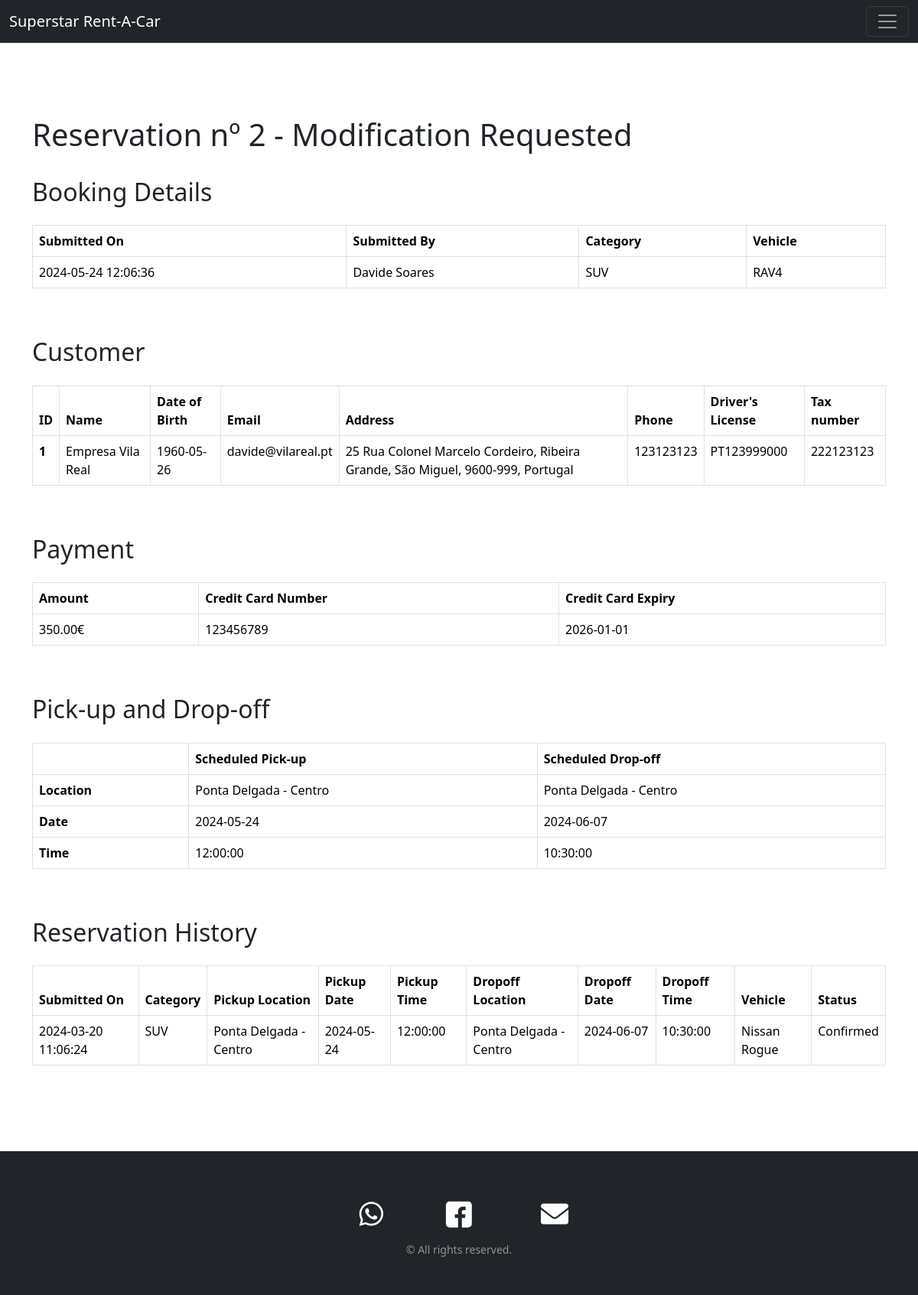
Screenshot of /project/src/html/reservationView.php?reservationId=2 (signed in) with the database file from the repository.
### tables this page shows
CREATE TABLE IF NOT EXISTS reservation (
    id INT UNSIGNED NOT NULL AUTO_INCREMENT,
    ownerUser_id INT UNSIGNED,
    PRIMARY KEY (id),
    CONSTRAINT fk_reservation_user
        FOREIGN KEY (ownerUser_id)
        REFERENCES user(id)
);

CREATE TABLE IF NOT EXISTS status (
    id INT UNSIGNED NOT NULL AUTO_INCREMENT,
    statusName VARCHAR(45) NOT NULL,
    PRIMARY KEY (id)
);

CREATE TABLE IF NOT EXISTS revision (
    id INT UNSIGNED NOT NULL AUTO_INCREMENT,
    category_id INT UNSIGNED NOT NULL,
    customer_id INT UNSIGNED NOT NULL,
    status_id INT UNSIGNED NOT NULL,
    pickupLocation_id INT UNSIGNED NOT NULL,
    dropoffLocation_id INT UNSIGNED NOT NULL,
    pickupDate DATE NOT NULL,
    dropoffDate DATE NOT NULL,
    pickupTime TIME NOT NULL,
    dropoffTime TIME NOT NULL,
    totalPrice DECIMAL(6,2) NOT NULL,
     
    vehicle_id INT UNSIGNED NOT NULL,
    submittedByUser_id INT UNSIGNED,
    submittedTimestamp TIMESTAMP NOT NULL DEFAULT CURRENT_TIMESTAMP,

     
    effectivePickupDate DATE,
    effectivePickupTime TIME,
    effectivePickupLocation_id INT UNSIGNED,
    givenByUser_id INT UNSIGNED,

     
    effectiveDropoffDate DATE,
    effectiveDropoffTime TIME,
    effectiveDropoffLocation_id INT UNSIGNED,
    collectedByUser_id INT UNSIGNED,
    
    billingAddress_id INT UNSIGNED NOT NULL,
    creditCard_id INT UNSIGNED NOT NULL,
    reservation_id INT UNSIGNED NOT NULL,
    PRIMARY KEY (id),
    CONSTRAINT fk_revision_category
        FOREIGN KEY (category_id)
        REFERENCES category(id),
    CONSTRAINT fk_revision_customer
        FOREIGN KEY (customer_id)
        REFERENCES customer(id),
    CONSTRAINT fk_revision_status
        FOREIGN KEY (status_id)
        REFERENCES status(id),
    CONSTRAINT fk_revision_pickupLocation
        FOREIGN KEY (pickupLocation_id)
        REFERENCES location(id),
    CONSTRAINT fk_revision_dropoffLocation
        FOREIGN KEY (dropoffLocation_id)
        REFERENCES location(id),
    CONSTRAINT fk_revision_vehicle
        FOREIGN KEY (vehicle_id)
        REFERENCES vehicle(id),
    CONSTRAINT fk_revision_user
        FOREIGN KEY (submittedByUser_id)
        REFERENCES user(id),
    CONSTRAINT fk_revision_effectivePickupLocation
        FOREIGN KEY (effectivePickupLocation_id)
        REFERENCES location(id),
    CONSTRAINT fk_revision_effectiveDropoffLocation
        FOREIGN KEY (effectiveDropoffLocation_id)
        REFERENCES location(id),
    CONSTRAINT fk_revision_collectedByUser
        FOREIGN KEY (collectedByUser_id)
        REFERENCES user(id),
    CONSTRAINT fk_revision_givenByUser
        FOREIGN KEY (givenByUser_id)
        REFERENCES user(id),
    CONSTRAINT fk_revision_billingAddress
        FOREIGN KEY (billingAddress_id)
        REFERENCES address(id),
    CONSTRAINT fk_revision_creditCard
        FOREIGN KEY (creditCard_id)
        REFERENCES creditCard(id),
    CONSTRAINT fk_revision_reservation
        FOREIGN KEY (reservation_id)
        REFERENCES reservation(id)
);

CREATE TABLE IF NOT EXISTS user (
    id INT UNSIGNED NOT NULL AUTO_INCREMENT,
     
    email VARCHAR(90) NOT NULL,
    passwordHash VARCHAR(200) NOT NULL,
    name VARCHAR(90) NOT NULL,
    dateOfBirth DATE NOT NULL,
    address_id INT UNSIGNED NOT NULL,
    phone VARCHAR(25) NOT NULL,
    isAdmin BOOLEAN NOT NULL DEFAULT FALSE,
    isArchived BOOLEAN NOT NULL DEFAULT FALSE,
    PRIMARY KEY(id),
    CONSTRAINT fk_user_address
        FOREIGN KEY (address_id)
        REFERENCES address(id),
    CONSTRAINT UNIQUE (email)
);

CREATE TABLE IF NOT EXISTS category (
    id INT UNSIGNED NOT NULL AUTO_INCREMENT PRIMARY KEY,
    name VARCHAR(45) NOT NULL,
    description VARCHAR(90) NOT NULL,
    dailyRate DECIMAL(5,2) NOT NULL,
    isArchived BOOLEAN NOT NULL DEFAULT FALSE
);

CREATE TABLE IF NOT EXISTS vehicle_property (
    vehicle_id INT UNSIGNED NOT NULL,
    property_id INT UNSIGNED NOT NULL,
    propertyValue VARCHAR(45) NOT NULL,
    PRIMARY KEY (vehicle_id, property_id),
    CONSTRAINT fk_vehicle_property_vehicle
        FOREIGN KEY (vehicle_id)
        REFERENCES vehicle(id),
    CONSTRAINT fk_vehicle_property_property
        FOREIGN KEY (property_id)
        REFERENCES property(id)
);

CREATE TABLE IF NOT EXISTS customer (
    id INT UNSIGNED NOT NULL AUTO_INCREMENT,
    name VARCHAR(90) NOT NULL,
    email VARCHAR(90) NOT NULL,
    dateOfBirth DATE NOT NULL,
    address_id INT UNSIGNED NOT NULL,
    phone VARCHAR(25) NOT NULL,
    driversLicense VARCHAR(25) NOT NULL,
     
     
     
    taxNumber VARCHAR(20),
    user_id INT UNSIGNED,
    isArchived BOOLEAN NOT NULL DEFAULT FALSE,
    PRIMARY KEY(id),
    CONSTRAINT fk_customer_address
        FOREIGN KEY (address_id)
        REFERENCES address(id),
    CONSTRAINT fk_customer_user
        FOREIGN KEY (user_id)
        REFERENCES user(id)
     
     
     
);

CREATE TABLE IF NOT EXISTS address (
    id INT UNSIGNED NOT NULL AUTO_INCREMENT,
    street VARCHAR(90) NOT NULL,
    doorNumber VARCHAR(10),
    apartmentNr VARCHAR(10),
    city VARCHAR(45) NOT NULL,
    district VARCHAR(45) NOT NULL,
    postalCode VARCHAR(15) NOT NULL,
    country_id INT UNSIGNED NOT NULL,
    PRIMARY KEY (id),
    CONSTRAINT fk_address_country
        FOREIGN KEY (country_id)
        REFERENCES country(id)
);

CREATE TABLE IF NOT EXISTS country (
    id INT UNSIGNED NOT NULL AUTO_INCREMENT,
    name VARCHAR(45) NOT NULL,
    code VARCHAR(6) NOT NULL,
    PRIMARY KEY (id)
);

CREATE TABLE IF NOT EXISTS creditCard (
    id INT UNSIGNED NOT NULL AUTO_INCREMENT,
    ccNumber VARCHAR(16) NOT NULL,
    ccExpiry DATE NOT NULL,
    ccCVV VARCHAR(3) NOT NULL,
    PRIMARY KEY (id)
);

CREATE TABLE location (
    id INT UNSIGNED NOT NULL AUTO_INCREMENT,
    name VARCHAR(90) NOT NULL,
    address_id INT UNSIGNED NOT NULL,
    island_id INT UNSIGNED NOT NULL,
    isArchived BOOLEAN NOT NULL DEFAULT FALSE,
    PRIMARY KEY (id),
    CONSTRAINT fk_location_address
        FOREIGN KEY (address_id)
        REFERENCES address(id),
    CONSTRAINT fk_location_island
        FOREIGN KEY (island_id)
        REFERENCES island(id)
);

### project/src/html/reservationView.php (the view, shortened to what the rows shown need)
<?php
require_once $_SERVER['DOCUMENT_ROOT'] . '/src/html/components/header.php';
try {
    $hasUser = false;
    if (!empty($_GET['reservationId'])) {
        $hasUser = true;
        $reservation = Reservation::find($_GET['reservationId']);
        $reservation->loadRelation('ownerUser', 'user');
        $revisions = $reservation->findAllRevisions();
        $latestRevision = array_pop($revisions);
    } else if (!empty($_SESSION['booking']['newRevision'])) {
        $latestRevision = unserialize($_SESSION['booking']['newRevision']);
        $latestRevision->loadReservation();
        $reservation = $latestRevision->getReservation();
        unset($_SESSION['booking']);
    }
    $latestRevision->loadAllRelations();
    $vehicle = $latestRevision->getVehicle();
    $customer = $latestRevision->getCustomer();
} catch(Exception $e) {
    $errorMsg = $e->getMessage();
}
echo getHeader();
?>
<body>
    <div class="container mt-5">
        <div class="d-flex flex-wrap justify-content-between align-items-center pt-5 mb-4">
            <h1>Reservation nº <?php echo $reservation->getId() ?> - <?php echo $latestRevision->getStatus()->getStatusName() ?></h1>
        </div>
        <h2 class="mb-4">Booking Details</h2>
        <div class="table-responsive mb-5">
            <table class="table table-bordered">
                <thead>
                    <tr>
                        <th>Submitted On</th>
                        <?php if ($hasUser) { ?>
                            <th>Submitted By</th>
                        <?php } ?>
                        <th>Category</th>
                        <th>Vehicle</th>
                    </tr>
                </thead>
                <tbody>
                    <tr>
                        <td><?php echo $latestRevision->getSubmittedTimestamp() ?></td>
                        <?php if ($hasUser) { ?>
                            <td><?php echo $latestRevision->getSubmittedByUser() === null ? null : $latestRevision->getSubmittedByUser()->getName() ?></td>
                        <?php } ?>
                            <td><?php echo $latestRevision->getCategory()->getName() ?></td>
                        <td><?php echo $vehicle->Brand . ' ' . $vehicle->Model ?></td>
                    </tr>
                </tbody>
            </table>
        </div>
        <h2 class="mb-4">Customer</h2>
        <div class="table-responsive mb-5">
            <table class="table table-bordered">
                <thead>
                    <tr>
                        <th>ID</th>
                        <th>Name</th>
                        <th>Date of Birth</th>
                        <th>Email</th>
                        <th>Address</th>
                        <th>Phone</th>
                        <th>Driver's License</th>
                        <th>Tax number</th>
                    </tr>
                </thead>
                <tbody>
                    <tr>
                        <th><?php echo $customer->getId() ?></th>
                        <td><?php echo $customer->getName() ?></td>
                        <td><?php echo $customer->getDateOfBirth() ?></td>
                        <td><?php echo $customer->getEmail() ?></td>
                        <td><?php echo $customer->getAddress() ?></td>
                        <td><?php echo $customer->getPhone() ?></td>
                        <td><?php echo $customer->getDriversLicense() ?></td>
                        <td><?php echo $customer->getTaxNumber() ?></td>
                    </tr>
                </tbody>
            </table>
        </div>
        <h2 class="mb-4">Payment</h2>
        <div class="table-responsive mb-5">
            <table class="table table-bordered">
                <thead>
                    <tr>
                        <th>Amount</th>
                        <th>Credit Card Number</th>
                        <th>Credit Card Expiry</th>
                    </tr>
                </thead>
                <tbody>
                    <tr>
                        <?php $cc = $latestRevision->getCreditCard() ?>
                        <td><?php echo $latestRevision->getTotalPriceToString() ?></td>
                        <td><?php echo $cc->getCcNumber() ?></td>
                        <td><?php echo $cc->getCcExpiry() ?></td>
                    </tr>
                </tbody>
            </table>
        </div>
        <h2 class="mb-4">Pick-up and Drop-off</h2>
        <div class="table-responsive mb-5">
            <table class="table table-bordered">
                <thead>
                    <tr>
                        <th></th>
                        <th>Scheduled Pick-up</th>
                        <th>Scheduled Drop-off</th>
                    </tr>
                </thead>
                <tbody>
                    <tr>
                        <th>Location</th>
                        <td><?php echo $latestRevision->getPickupLocation()->getName() ?></td>
                        <td><?php echo $latestRevision->getDropoffLocation()->getName() ?></td>
                    </tr>
                    <tr>
                        <th>Date</th>
                        <td><?php echo  $latestRevision->getPickupDate() ?></td>
                        <td><?php echo  $latestRevision->getDropoffDate() ?></td>
                    </tr>
                    <tr>
                        <th>Time</th>
                        <td><?php echo  $latestRevision->getPickupTime() ?></td>
                        <td><?php echo  $latestRevision->getDropoffTime() ?></td>
                    </tr>
                </tbody>
            </table>
        </div>
        <?php if ($hasUser) { ?>
            <h2 class="mb-4">Reservation History</h2>
            <div class="table-responsive mb-5">
                <table class="table table-bordered">
                    <thead>
                        <tr>
                            <th>Submitted On</th>
                            <th>Category</th>
                            <th>Pickup Location</th>
                            <th>Pickup Date</th>
                            <th>Pickup Time</th>
                            <th>Dropoff Location</th>
                            <th>Dropoff Date</th>
                            <th>Dropoff Time</th>
                            <th>Vehicle</th>
                            <th>Status</th>
                        </tr>
                    </thead>
                    <tbody>
                        <?php foreach ($revisions as $revision) {
                            $revision->loadCategory()
                                ->loadStatus()
                                ->loadVehicle()
                                ->loadPickupLocation()
                                ->loadDropoffLocation();
                            $vehicle = $revision->getVehicle();
                            $vehicle->loadProperties();
                        ?>
                            <tr>
                                <td><?php echo $revision->getSubmittedTimestamp() ?></td>
                                <td><?php echo $revision->getCategory()->getName(); ?></td>
                                <td><?php echo $revision->getPickupLocation()->getName(); ?></td>
                                <td><?php echo $revision->getPickupDate(); ?></td>
                                <td><?php echo $revision->getPickupTime(); ?></td>
                                <td><?php echo $revision->getDropoffLocation()->getName(); ?></td>
                                <td><?php echo $revision->getDropoffDate(); ?></td>
                                <td><?php echo $revision->getDropoffTime(); ?></td>
                                <td><?php echo $vehicle->Brand . ' ' . $vehicle->Model ?></td>
                                <td><?php echo $revision->getStatus()->getStatusName(); ?></td>
                            </tr>
                        <?php } ?>
                    </tbody>
                </table>
            </div>
        <?php } ?>
    </div>
</body>
</html>

### rows the page displays
reservation: id "2"
status: statusName "Modification Requested"
revision: submittedTimestamp "2024-05-24 12:06:36", totalPrice "350.00€", pickupDate "2024-05-24", dropoffDate "2024-06-07", pickupTime "12:00:00", dropoffTime "10:30:00"
user: name "Davide Soares"
category: name "SUV"
vehicle_property: propertyValue "RAV4"
customer: id "1", name "Empresa Vila Real", dateOfBirth "1960-05-26", email "davide@vilareal.pt", phone "123123123", driversLicense "PT123999000", taxNumber "222123123"
address: $customer->getAddress() "25 Rua Colonel Marcelo Cordeiro, Ribeira Grande, São Miguel, 9600-999, Portugal"
creditcard: ccNumber "123456789", ccExpiry "2026-01-01"
location: name "Ponta Delgada - Centro"
revision: submittedTimestamp "2024-03-20 11:06:24", category.name "SUV", dropoffLocation.name "Ponta Delgada - Centro", pickupDate "2024-05-24", pickupTime "12:00:00", dropoffDate "2024-06-07", dropoffTime "10:30:00", vehicle_property.propertyValue "Nissan", vehicle_property.propertyValue "Rogue", status.statusName "Confirmed"
